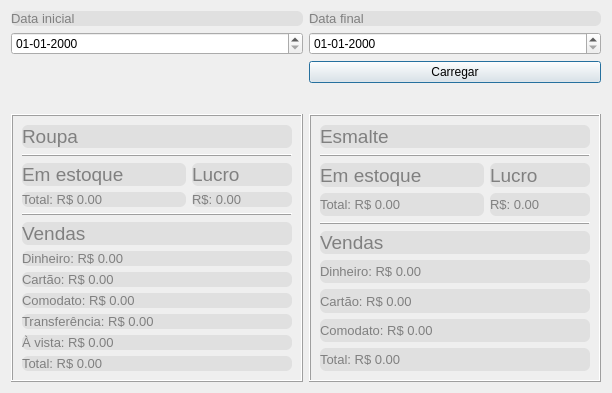
<?xml version="1.0" encoding="UTF-8"?>
<ui version="4.0">
 <class>fm_dados</class>
 <widget class="QDialog" name="fm_dados">
  <property name="geometry">
   <rect>
    <x>0</x>
    <y>0</y>
    <width>612</width>
    <height>393</height>
   </rect>
  </property>
  <property name="windowTitle">
   <string>Dados</string>
  </property>
  <layout class="QGridLayout" name="gridLayout">
   <item row="0" column="0">
    <widget class="QLabel" name="lb_dataIni">
     <property name="styleSheet">
      <string notr="true">QLabel{
background:#e0e0e0;
color:#808080;
font-size:10pt;
border:none;
border-radius:6px;
}</string>
     </property>
     <property name="text">
      <string>Data inicial</string>
     </property>
    </widget>
   </item>
   <item row="0" column="1">
    <widget class="QLabel" name="lb_dataFim">
     <property name="styleSheet">
      <string notr="true">QLabel{
background:#e0e0e0;
color:#808080;
font-size:10pt;
border:none;
border-radius:6px;
}</string>
     </property>
     <property name="text">
      <string>Data final</string>
     </property>
    </widget>
   </item>
   <item row="1" column="0">
    <widget class="QDateEdit" name="de_inicio">
     <property name="displayFormat">
      <string>dd-MM-yyyy</string>
     </property>
    </widget>
   </item>
   <item row="1" column="1">
    <widget class="QDateEdit" name="de_fim">
     <property name="displayFormat">
      <string>dd-MM-yyyy</string>
     </property>
    </widget>
   </item>
   <item row="2" column="1">
    <widget class="QPushButton" name="btnCarregar">
     <property name="text">
      <string>Carregar</string>
     </property>
    </widget>
   </item>
   <item row="4" column="0">
    <widget class="QFrame" name="frame_4">
     <property name="frameShape">
      <enum>QFrame::Box</enum>
     </property>
     <property name="frameShadow">
      <enum>QFrame::Raised</enum>
     </property>
     <layout class="QGridLayout" name="gridLayout_3">
      <item row="6" column="0" colspan="2">
       <widget class="Line" name="line_2">
        <property name="frameShadow">
         <enum>QFrame::Raised</enum>
        </property>
        <property name="orientation">
         <enum>Qt::Horizontal</enum>
        </property>
       </widget>
      </item>
      <item row="2" column="1">
       <widget class="QLabel" name="lbRLu">
        <property name="sizePolicy">
         <sizepolicy hsizetype="Minimum" vsizetype="Minimum">
          <horstretch>0</horstretch>
          <verstretch>0</verstretch>
         </sizepolicy>
        </property>
        <property name="styleSheet">
         <string notr="true">QLabel{
background:#e0e0e0;
color:#808080;
font-size:14pt;
border:none;
border-radius:6px;
}</string>
        </property>
        <property name="text">
         <string>Lucro</string>
        </property>
       </widget>
      </item>
      <item row="5" column="0">
       <widget class="QLabel" name="lbRETotal">
        <property name="sizePolicy">
         <sizepolicy hsizetype="Minimum" vsizetype="Minimum">
          <horstretch>0</horstretch>
          <verstretch>0</verstretch>
         </sizepolicy>
        </property>
        <property name="styleSheet">
         <string notr="true">QLabel{
background:#e0e0e0;
color:#808080;
font-size:10pt;
border:none;
border-radius:6px;
}</string>
        </property>
        <property name="text">
         <string>Total: R$ 0.00</string>
        </property>
       </widget>
      </item>
      <item row="2" column="0">
       <widget class="QLabel" name="lbRE">
        <property name="sizePolicy">
         <sizepolicy hsizetype="Minimum" vsizetype="Minimum">
          <horstretch>0</horstretch>
          <verstretch>0</verstretch>
         </sizepolicy>
        </property>
        <property name="styleSheet">
         <string notr="true">QLabel{
background:#e0e0e0;
color:#808080;
font-size:14pt;
border:none;
border-radius:6px;
}</string>
        </property>
        <property name="text">
         <string>Em estoque</string>
        </property>
       </widget>
      </item>
      <item row="5" column="1">
       <widget class="QLabel" name="lbRLuTotal">
        <property name="sizePolicy">
         <sizepolicy hsizetype="Maximum" vsizetype="Minimum">
          <horstretch>0</horstretch>
          <verstretch>0</verstretch>
         </sizepolicy>
        </property>
        <property name="minimumSize">
         <size>
          <width>100</width>
          <height>0</height>
         </size>
        </property>
        <property name="styleSheet">
         <string notr="true">QLabel{
background:#e0e0e0;
color:#808080;
font-size:10pt;
border:none;
border-radius:6px;
}</string>
        </property>
        <property name="text">
         <string>R$: 0.00</string>
        </property>
       </widget>
      </item>
      <item row="0" column="0" colspan="2">
       <widget class="QLabel" name="lbR">
        <property name="styleSheet">
         <string notr="true">QLabel{
background:#e0e0e0;
color:#808080;
font-size:14pt;
border:none;
border-radius:6px;
}</string>
        </property>
        <property name="text">
         <string>Roupa</string>
        </property>
       </widget>
      </item>
      <item row="1" column="0" colspan="2">
       <widget class="Line" name="line">
        <property name="frameShadow">
         <enum>QFrame::Raised</enum>
        </property>
        <property name="orientation">
         <enum>Qt::Horizontal</enum>
        </property>
       </widget>
      </item>
      <item row="13" column="0" colspan="2">
       <widget class="QLabel" name="lbRLTotal">
        <property name="sizePolicy">
         <sizepolicy hsizetype="Minimum" vsizetype="Minimum">
          <horstretch>0</horstretch>
          <verstretch>0</verstretch>
         </sizepolicy>
        </property>
        <property name="styleSheet">
         <string notr="true">QLabel{
background:#e0e0e0;
color:#808080;
font-size:10pt;
border:none;
border-radius:6px;
}</string>
        </property>
        <property name="text">
         <string>Total: R$ 0.00</string>
        </property>
       </widget>
      </item>
      <item row="12" column="0" colspan="2">
       <widget class="QLabel" name="lbRLVista">
        <property name="sizePolicy">
         <sizepolicy hsizetype="Minimum" vsizetype="Minimum">
          <horstretch>0</horstretch>
          <verstretch>0</verstretch>
         </sizepolicy>
        </property>
        <property name="styleSheet">
         <string notr="true">QLabel{
background:#e0e0e0;
color:#808080;
font-size:10pt;
border:none;
border-radius:6px;
}</string>
        </property>
        <property name="text">
         <string>À vista: R$ 0.00</string>
        </property>
       </widget>
      </item>
      <item row="11" column="0" colspan="2">
       <widget class="QLabel" name="lbRLTransferencia">
        <property name="sizePolicy">
         <sizepolicy hsizetype="Minimum" vsizetype="Minimum">
          <horstretch>0</horstretch>
          <verstretch>0</verstretch>
         </sizepolicy>
        </property>
        <property name="styleSheet">
         <string notr="true">QLabel{
background:#e0e0e0;
color:#808080;
font-size:10pt;
border:none;
border-radius:6px;
}</string>
        </property>
        <property name="text">
         <string>Transferência: R$ 0.00</string>
        </property>
       </widget>
      </item>
      <item row="10" column="0" colspan="2">
       <widget class="QLabel" name="lbRLComodato">
        <property name="sizePolicy">
         <sizepolicy hsizetype="Minimum" vsizetype="Minimum">
          <horstretch>0</horstretch>
          <verstretch>0</verstretch>
         </sizepolicy>
        </property>
        <property name="styleSheet">
         <string notr="true">QLabel{
background:#e0e0e0;
color:#808080;
font-size:10pt;
border:none;
border-radius:6px;
}</string>
        </property>
        <property name="text">
         <string>Comodato: R$ 0.00</string>
        </property>
       </widget>
      </item>
      <item row="9" column="0" colspan="2">
       <widget class="QLabel" name="lbRLCartao">
        <property name="sizePolicy">
         <sizepolicy hsizetype="Minimum" vsizetype="Minimum">
          <horstretch>0</horstretch>
          <verstretch>0</verstretch>
         </sizepolicy>
        </property>
        <property name="styleSheet">
         <string notr="true">QLabel{
background:#e0e0e0;
color:#808080;
font-size:10pt;
border:none;
border-radius:6px;
}</string>
        </property>
        <property name="text">
         <string>Cartão: R$ 0.00</string>
        </property>
       </widget>
      </item>
      <item row="8" column="0" colspan="2">
       <widget class="QLabel" name="lbRLDinheiro">
        <property name="sizePolicy">
         <sizepolicy hsizetype="Minimum" vsizetype="Minimum">
          <horstretch>0</horstretch>
          <verstretch>0</verstretch>
         </sizepolicy>
        </property>
        <property name="styleSheet">
         <string notr="true">QLabel{
background:#e0e0e0;
color:#808080;
font-size:10pt;
border:none;
border-radius:6px;
}</string>
        </property>
        <property name="text">
         <string>Dinheiro: R$ 0.00</string>
        </property>
       </widget>
      </item>
      <item row="7" column="0" colspan="2">
       <widget class="QLabel" name="lbRL">
        <property name="sizePolicy">
         <sizepolicy hsizetype="Minimum" vsizetype="Minimum">
          <horstretch>0</horstretch>
          <verstretch>0</verstretch>
         </sizepolicy>
        </property>
        <property name="styleSheet">
         <string notr="true">QLabel{
background:#e0e0e0;
color:#808080;
font-size:14pt;
border:none;
border-radius:6px;
}</string>
        </property>
        <property name="text">
         <string>Vendas</string>
        </property>
       </widget>
      </item>
     </layout>
    </widget>
   </item>
   <item row="4" column="1">
    <widget class="QFrame" name="frame">
     <property name="frameShape">
      <enum>QFrame::Box</enum>
     </property>
     <property name="frameShadow">
      <enum>QFrame::Raised</enum>
     </property>
     <layout class="QGridLayout" name="gridLayout_2">
      <item row="3" column="0">
       <widget class="QLabel" name="lbETotal">
        <property name="styleSheet">
         <string notr="true">QLabel{
background:#e0e0e0;
color:#808080;
font-size:10pt;
border:none;
border-radius:6px;
}</string>
        </property>
        <property name="text">
         <string>Total: R$ 0.00</string>
        </property>
       </widget>
      </item>
      <item row="2" column="0">
       <widget class="QLabel" name="lbEE">
        <property name="styleSheet">
         <string notr="true">QLabel{
background:#e0e0e0;
color:#808080;
font-size:14pt;
border:none;
border-radius:6px;
}</string>
        </property>
        <property name="text">
         <string>Em estoque</string>
        </property>
       </widget>
      </item>
      <item row="2" column="1">
       <widget class="QLabel" name="lbEL">
        <property name="sizePolicy">
         <sizepolicy hsizetype="Minimum" vsizetype="Minimum">
          <horstretch>0</horstretch>
          <verstretch>0</verstretch>
         </sizepolicy>
        </property>
        <property name="styleSheet">
         <string notr="true">QLabel{
background:#e0e0e0;
color:#808080;
font-size:14pt;
border:none;
border-radius:6px;
}</string>
        </property>
        <property name="text">
         <string>Lucro</string>
        </property>
       </widget>
      </item>
      <item row="3" column="1">
       <widget class="QLabel" name="lbELTotal">
        <property name="sizePolicy">
         <sizepolicy hsizetype="Maximum" vsizetype="Minimum">
          <horstretch>0</horstretch>
          <verstretch>0</verstretch>
         </sizepolicy>
        </property>
        <property name="minimumSize">
         <size>
          <width>100</width>
          <height>0</height>
         </size>
        </property>
        <property name="styleSheet">
         <string notr="true">QLabel{
background:#e0e0e0;
color:#808080;
font-size:10pt;
border:none;
border-radius:6px;
}</string>
        </property>
        <property name="text">
         <string>R$: 0.00</string>
        </property>
       </widget>
      </item>
      <item row="0" column="0" colspan="2">
       <widget class="QLabel" name="lbE">
        <property name="styleSheet">
         <string notr="true">QLabel{
background:#e0e0e0;
color:#808080;
font-size:14pt;
border:none;
border-radius:6px;
}</string>
        </property>
        <property name="text">
         <string>Esmalte</string>
        </property>
       </widget>
      </item>
      <item row="1" column="0" colspan="2">
       <widget class="Line" name="line_3">
        <property name="frameShadow">
         <enum>QFrame::Raised</enum>
        </property>
        <property name="orientation">
         <enum>Qt::Horizontal</enum>
        </property>
       </widget>
      </item>
      <item row="4" column="0" colspan="2">
       <widget class="Line" name="line_4">
        <property name="frameShadow">
         <enum>QFrame::Raised</enum>
        </property>
        <property name="orientation">
         <enum>Qt::Horizontal</enum>
        </property>
       </widget>
      </item>
      <item row="5" column="0" colspan="2">
       <widget class="QLabel" name="lbEV">
        <property name="styleSheet">
         <string notr="true">QLabel{
background:#e0e0e0;
color:#808080;
font-size:14pt;
border:none;
border-radius:6px;
}</string>
        </property>
        <property name="text">
         <string>Vendas</string>
        </property>
       </widget>
      </item>
      <item row="6" column="0" colspan="2">
       <widget class="QLabel" name="lbEVDinheiro">
        <property name="styleSheet">
         <string notr="true">QLabel{
background:#e0e0e0;
color:#808080;
font-size:10pt;
border:none;
border-radius:6px;
}</string>
        </property>
        <property name="text">
         <string>Dinheiro: R$ 0.00</string>
        </property>
       </widget>
      </item>
      <item row="7" column="0" colspan="2">
       <widget class="QLabel" name="lbEVCartao">
        <property name="styleSheet">
         <string notr="true">QLabel{
background:#e0e0e0;
color:#808080;
font-size:10pt;
border:none;
border-radius:6px;
}</string>
        </property>
        <property name="text">
         <string>Cartão: R$ 0.00</string>
        </property>
       </widget>
      </item>
      <item row="8" column="0" colspan="2">
       <widget class="QLabel" name="lbEVComodato">
        <property name="styleSheet">
         <string notr="true">QLabel{
background:#e0e0e0;
color:#808080;
font-size:10pt;
border:none;
border-radius:6px;
}</string>
        </property>
        <property name="text">
         <string>Comodato: R$ 0.00</string>
        </property>
       </widget>
      </item>
      <item row="9" column="0" colspan="2">
       <widget class="QLabel" name="lbEVTotal">
        <property name="styleSheet">
         <string notr="true">QLabel{
background:#e0e0e0;
color:#808080;
font-size:10pt;
border:none;
border-radius:6px;
}</string>
        </property>
        <property name="text">
         <string>Total: R$ 0.00</string>
        </property>
       </widget>
      </item>
     </layout>
    </widget>
   </item>
   <item row="3" column="0" colspan="2">
    <spacer name="vs">
     <property name="orientation">
      <enum>Qt::Vertical</enum>
     </property>
     <property name="sizeHint" stdset="0">
      <size>
       <width>20</width>
       <height>40</height>
      </size>
     </property>
    </spacer>
   </item>
  </layout>
 </widget>
 <resources/>
 <connections/>
</ui>
